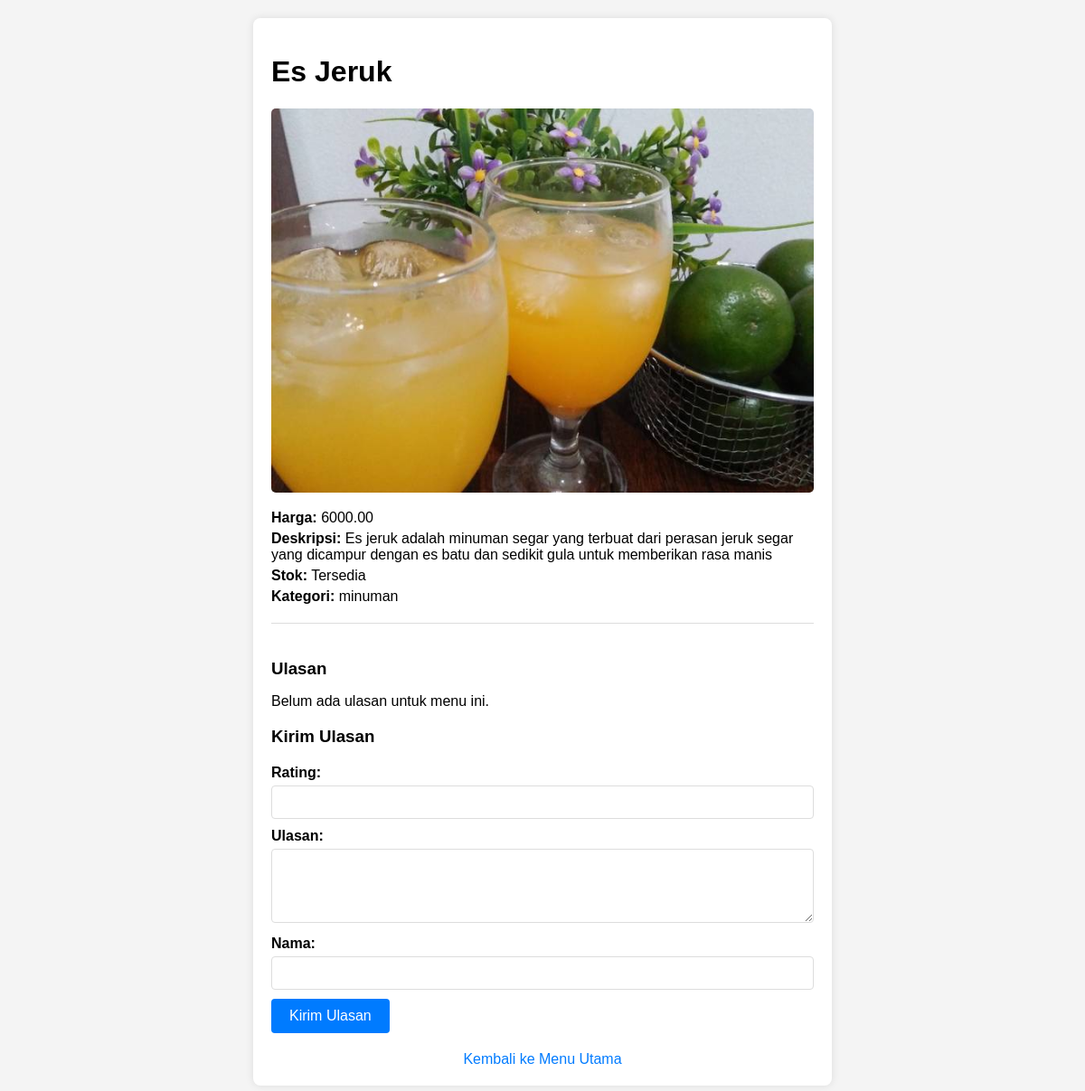
The app's page /user/detail_menu.php?id=menu-1717749131 with its own data.
### tables this page shows
CREATE TABLE `menus` (
  `id` varchar(255) NOT NULL,
  `nama` varchar(100) NOT NULL,
  `harga` decimal(10,2) NOT NULL,
  `deskripsi` text NOT NULL,
  `image_url` varchar(255) NOT NULL,
  `stok` int(11) NOT NULL,
  `kategori` enum('makanan','minuman') NOT NULL,
  `status` tinyint(1) NOT NULL DEFAULT 1,
  `admin_id` varchar(255) NOT NULL
);

### user/detail_menu.php (the view, shortened to what this page needs)
<?php
include '../config/db.php';
$menu_id = $_GET['id'];
$stmt_menu = $pdo->prepare("SELECT * FROM menus WHERE id = ?");
$stmt_menu->execute([$menu_id]);
$menu = $stmt_menu->fetch(PDO::FETCH_ASSOC);
$stmt_reviews = $pdo->prepare("SELECT * FROM reviews WHERE menu_id = ? AND status = 1");
$stmt_reviews->execute([$menu_id]);
$reviews = $stmt_reviews->fetchAll(PDO::FETCH_ASSOC);
?>
<!DOCTYPE html>
<html>
<head>
</head>
<body>
<div class="container">
    <div class="menu-info">
        <h1><?= htmlspecialchars($menu['nama']) ?></h1>
        <img src="<?= base_image_url . $menu['image_url'] ?>" alt="<?= $menu['nama'] ?>">
        <p><strong>Harga:</strong> <?= htmlspecialchars($menu['harga']) ?></p>
        <p><strong>Deskripsi:</strong> <?= htmlspecialchars($menu['deskripsi']) ?></p>
        <p><strong>Stok:</strong> <?= htmlspecialchars($menu['stok']) ? 'Tersedia' : 'Kosong' ?></p>
        <p><strong>Kategori:</strong> <?= htmlspecialchars($menu['kategori']) ?></p>
    </div>
    <div class="ulasan">
        <h3>Ulasan</h3>
        <?php if (empty($reviews)): ?>
            <p>Belum ada ulasan untuk menu ini.</p>
        <?php endif; ?>
        <h3>Kirim Ulasan</h3>
        <form method="post">
            <label for="rating">Rating:</label>
            <input type="number" id="rating" name="rating" min="1" max="5" required>
            <label for="ulasan">Ulasan:</label>
            <textarea id="ulasan" name="ulasan" rows="4" required></textarea>
            <label for="nama">Nama:</label>
            <input type="text" id="nama" name="nama" required>
            <button type="submit" name="submit">Kirim Ulasan</button>
        </form>
    </div>
    <a href="index.php" class="back-link">Kembali ke Menu Utama</a>
</div>
</body>
</html>

### user/detail_menu.php (style rules this page uses)
body { font-family: Arial, sans-serif; margin: 0; padding: 0; background-color: #f4f4f4; }
.container { max-width: 600px; margin: 20px auto; background-color: #fff; padding: 20px; border-radius: 8px; box-shadow: 0 0 10px rgba(0, 0, 0, 0.1); }
.menu-info img { max-width: 100%; height: auto; border-radius: 5px; margin-bottom: 10px; }
.menu-info p { margin: 5px 0; }
.ulasan { border-top: 1px solid #ddd; padding-top: 20px; margin-top: 20px; }
.ulasan h3 { margin-bottom: 10px; }
.back-link { display: block; margin-top: 20px; text-align: center; color: #007bff; text-decoration: none; }
form { margin-top: 20px; }
form label { display: block; margin-bottom: 5px; font-weight: bold; }
form input[type="number"], form input[type="text"], form textarea { width: 100%; padding: 10px; margin-bottom: 10px; border: 1px solid #ddd; border-radius: 4px; box-sizing: border-box; font-family: Arial, sans-serif; }
form button { background-color: #007bff; color: white; border: none; padding: 10px 20px; border-radius: 4px; cursor: pointer; font-size: 16px; font-family: Arial, sans-serif; transition: background-color 0.3s ease; }

### records on screen
menus: nama "Es Jeruk", image_url (picture), harga "6000.00", deskripsi "Es jeruk adalah minuman segar yang terbuat dari perasan jeruk segar yang dicampur dengan es batu dan sedikit gula untuk memberikan rasa manis", kategori "minuman"
